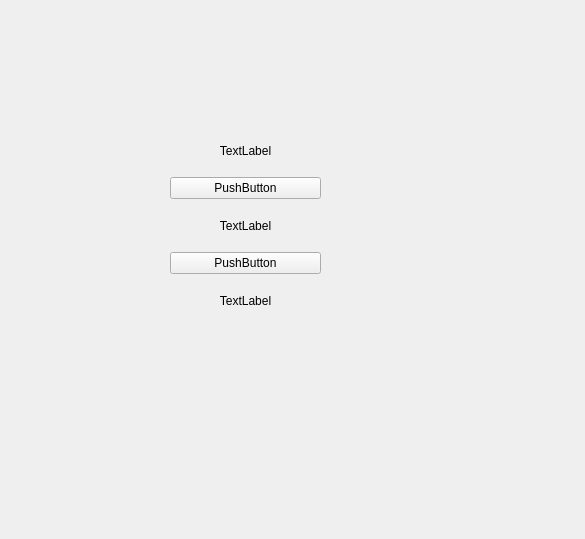
<?xml version="1.0" encoding="UTF-8"?>
<ui version="4.0">
 <class>MainWindow</class>
 <widget class="QMainWindow" name="MainWindow">
  <property name="geometry">
   <rect>
    <x>0</x>
    <y>0</y>
    <width>585</width>
    <height>539</height>
   </rect>
  </property>
  <property name="windowTitle">
   <string>MainWindow</string>
  </property>
  <widget class="QWidget" name="centralwidget">
   <widget class="QWidget" name="">
    <property name="geometry">
     <rect>
      <x>170</x>
      <y>130</y>
      <width>151</width>
      <height>191</height>
     </rect>
    </property>
    <layout class="QVBoxLayout" name="verticalLayout">
     <item>
      <widget class="QLabel" name="label">
       <property name="toolTip">
        <string extracomment="121212"/>
       </property>
       <property name="layoutDirection">
        <enum>Qt::LeftToRight</enum>
       </property>
       <property name="autoFillBackground">
        <bool>false</bool>
       </property>
       <property name="text">
        <string comment="121212">TextLabel</string>
       </property>
       <property name="alignment">
        <set>Qt::AlignCenter</set>
       </property>
      </widget>
     </item>
     <item>
      <widget class="QPushButton" name="pushButton_2">
       <property name="text">
        <string>PushButton</string>
       </property>
      </widget>
     </item>
     <item>
      <widget class="QLabel" name="label_2">
       <property name="text">
        <string>TextLabel</string>
       </property>
       <property name="alignment">
        <set>Qt::AlignCenter</set>
       </property>
      </widget>
     </item>
     <item>
      <widget class="QPushButton" name="pushButton">
       <property name="text">
        <string>PushButton</string>
       </property>
      </widget>
     </item>
     <item>
      <widget class="QLabel" name="label_3">
       <property name="text">
        <string>TextLabel</string>
       </property>
       <property name="alignment">
        <set>Qt::AlignCenter</set>
       </property>
      </widget>
     </item>
    </layout>
   </widget>
  </widget>
  <action name="actionNew">
   <property name="text">
    <string>New</string>
   </property>
  </action>
  <action name="actionOpen">
   <property name="text">
    <string>Open</string>
   </property>
  </action>
 </widget>
 <resources/>
 <connections/>
</ui>
